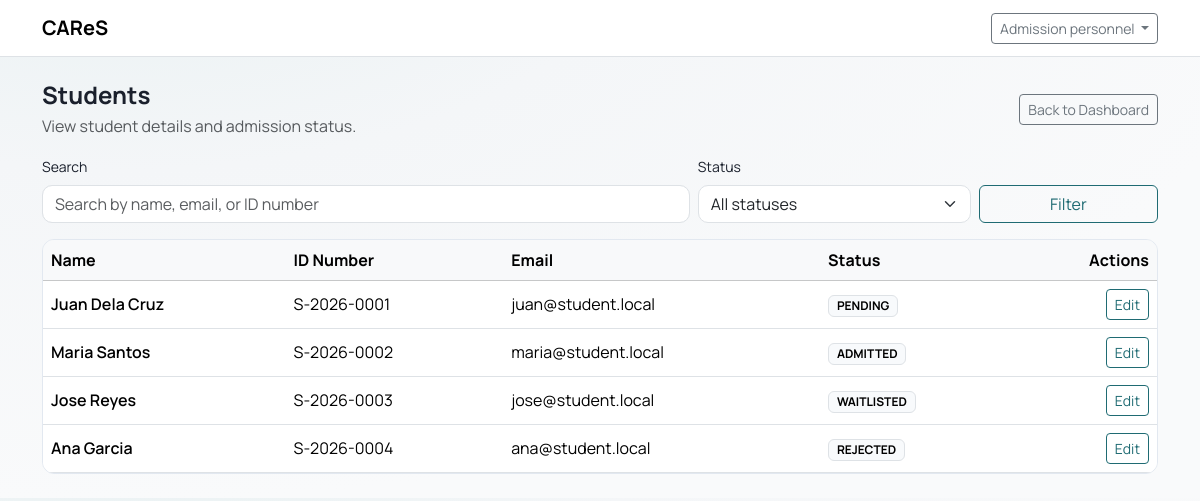
/admission/students (signed in), run on the app's committed database.
### tables this page shows
CREATE TABLE students (
    id INT UNSIGNED AUTO_INCREMENT PRIMARY KEY,
    id_number VARCHAR(50) NULL,
    name VARCHAR(150) NOT NULL,
    email VARCHAR(150) NOT NULL UNIQUE,
    status ENUM('pending', 'admitted', 'rejected', 'waitlisted') NOT NULL DEFAULT 'pending',
    is_deleted TINYINT(1) NOT NULL DEFAULT 0,
    created_by INT UNSIGNED NULL,
    updated_by INT UNSIGNED NULL,
    created_at TIMESTAMP NOT NULL DEFAULT CURRENT_TIMESTAMP,
    updated_at TIMESTAMP NULL DEFAULT NULL ON UPDATE CURRENT_TIMESTAMP,
    deleted_at DATETIME NULL,
    UNIQUE KEY uk_students_id_number (id_number),
    CHECK (status <> 'admitted' OR id_number IS NOT NULL),
    INDEX idx_students_status (status),
    INDEX idx_students_deleted (is_deleted)
);

### core/View.php (called while the page is built, shortened)
<?php
final class View
{
    public static function render(string $viewPath, array $data = []): void
    {
        require __DIR__ . '/../app/Views/layouts/main.php';
    }
}

### app/Controllers/AdmissionController.php (called while the page is built, shortened)
<?php
final class AdmissionController
{
    public static function students(): void
    {
        $q = trim((string)($_GET['q'] ?? ''));
        $status = trim((string)($_GET['status'] ?? ''));
        $params = [];
        $where = "WHERE is_deleted = 0";
        $sql = "SELECT id, id_number, name, email, status, created_at
                FROM students
                $where
                ORDER BY created_at DESC";
        $st = Database::pdo()->prepare($sql);
        $st->execute($params);
        $students = $st->fetchAll();
        View::render('admission/students', [
            'title' => 'Students',
            'students' => $students,
            'q' => $q,
            'statusFilter' => $status,
        ]);
    }
}

### core/Router.php (called while the page is built, shortened)
<?php
final class Router
{
    private array $routes = ['GET' => [], 'POST' => []];
    public function get(string $path, callable $handler): void
    {
        $this->routes['GET'][$path] = $handler;
    }
    public function post(string $path, callable $handler): void
    {
        $this->routes['POST'][$path] = $handler;
    }
    public function dispatch(string $method, string $path): void
    {
        $handler = $this->routes[$method][$path] ?? null;
        $handler();
    }
}

### public/index.php (called while the page is built, shortened)
<?php
$router = new Router();
$uri = parse_url($_SERVER['REQUEST_URI'] ?? '/', PHP_URL_PATH) ?: '/';
$path = str_starts_with($uri, BASE_PATH) ? substr($uri, strlen(BASE_PATH)) : $uri;
$path = $path === '' ? '/' : $path;
$method = $_SERVER['REQUEST_METHOD'] ?? 'GET';
$router->get('/', fn() => redirect('/login'));
$router->get('/login', [AuthController::class, 'showLogin']);
$router->post('/login', [AuthController::class, 'login']);
$router->get('/logout', [AuthController::class, 'logout']);
$router->get('/register', [AuthController::class, 'showRegister']);
$router->post('/register', [AuthController::class, 'register']);
$router->get('/verify-email', [AuthController::class, 'showVerifyEmail']);
$router->post('/verify-email', [AuthController::class, 'verifyEmail']);
$router->post('/verify-email/resend', [AuthController::class, 'resendVerifyEmail']);
$router->get('/force-password-change', [AuthController::class, 'showForcePasswordChange']);
$router->post('/force-password-change', [AuthController::class, 'forcePasswordChange']);
$router->get('/forgot-password', [AuthController::class, 'showForgotPassword']);
$router->post('/forgot-password', [AuthController::class, 'forgotPassword']);
$router->get('/reset-password', [AuthController::class, 'showResetPassword']);
$router->post('/reset-password', [AuthController::class, 'resetPassword']);
$router->get('/admin', fn() => redirect('/administrator'));
$router->get('/guidance', fn() => redirect('/admission'));
$router->get('/administrator', [AdminController::class, 'dashboard']);
$router->get('/administrator/accounts', function () {
    RoleMiddleware::requireRole('administrator');
    AccountsController::index();
});
$router->get('/administrator/accounts/create', function () {
    RoleMiddleware::requireRole('administrator');
    AccountsController::create();
});
$router->post('/administrator/accounts/create', function () {
    RoleMiddleware::requireRole('administrator');
    AccountsController::store();
});
$router->get('/administrator/accounts/edit', function () {
    RoleMiddleware::requireRole('administrator');
    AccountsController::edit();
});
$router->post('/administrator/accounts/edit', function () {
    RoleMiddleware::requireRole('administrator');
    AccountsController::update();
});
$router->post('/administrator/accounts/toggle', function () {
    RoleMiddleware::requireRole('administrator');
    AccountsController::toggleActive();
});
$router->post('/administrator/accounts/reset-password', function () {
    RoleMiddleware::requireRole('administrator');
    AccountsController::resetPassword();
});
$router->post('/administrator/accounts/verify', function () {
    RoleMiddleware::requireRole('administrator');
    AccountsController::verify();
});
$router->post('/administrator/accounts/reject', function () {
    RoleMiddleware::requireRole('administrator');
    AccountsController::reject();
});
$router->get('/administrator/matrix', [AdminController::class, 'matrix']);
$router->post('/administrator/matrix', [AdminController::class, 'saveMatrix']);
$router->get('/administrator/scores', [AdminController::class, 'scores']);
$router->get('/administrator/results', [AdminController::class, 'results']);
$router->get('/administrator/logs', [AdminController::class, 'logs']);
$router->get('/administrator/reports', [AdminController::class, 'reports']);
$router->get('/administrator/profile', [AdminController::class, 'profile']);
$router->post('/administrator/profile', [AdminController::class, 'updateProfile']);
$router->post('/administrator/profile/password', [AdminController::class, 'updatePassword']);
$router->get('/administrator/students', function () {
    RoleMiddleware::requireRole('administrator');
    AccountsController::students();
});
$router->get('/administrator/students/create', function () {
    RoleMiddleware::requireRole('administrator');
    AccountsController::createStudent();
});
$router->post('/administrator/students/create', function () {
    RoleMiddleware::requireRole('administrator');
    AccountsController::storeStudent();
});
$router->get('/administrator/students/edit', function () {
    RoleMiddleware::requireRole('administrator');
    AccountsController::editStudent();
});
$router->post('/administrator/students/edit', function () {
    RoleMiddleware::requireRole('administrator');
    AccountsController::updateStudent();
});
$router->get('/admission', [AdmissionController::class, 'dashboard']);
$router->get('/admission/encode', [AdmissionController::class, 'encode']);
$router->get('/admission/results', [AdmissionController::class, 'results']);
$router->get('/admission/storage', [AdmissionController::class, 'storage']);
$router->get('/admission/students', [AdmissionController::class, 'students']);
$router->get('/admission/students/edit', [AdmissionController::class, 'editStudent']);
$router->post('/admission/students/edit', [AdmissionController::class, 'updateStudent']);
$router->dispatch($method, $path);

### core/Helpers.php (called while the page is built, shortened)
<?php
function e(string $value): string
{
    return htmlspecialchars($value, ENT_QUOTES, 'UTF-8');
}

### core/Database.php (called while the page is built, shortened)
<?php
final class Database
{
    private static ?PDO $pdo = null;
    public static function pdo(): PDO
    {
        $dsn = sprintf(
            'mysql:host=%s;dbname=%s;charset=%s',
            DB_HOST,
            DB_NAME,
            DB_CHARSET
        );
        $options = [
            PDO::ATTR_ERRMODE            => PDO::ERRMODE_EXCEPTION,
            PDO::ATTR_DEFAULT_FETCH_MODE => PDO::FETCH_ASSOC,
            PDO::ATTR_EMULATE_PREPARES   => false,
        ];
        try {
            self::$pdo = new PDO($dsn, DB_USER, DB_PASS, $options);
            self::$pdo->exec("SET time_zone = '+08:00'");
            return self::$pdo;
        } catch (PDOException $e) {
            if (APP_DEBUG) {
                exit('DB Error: ' . e($e->getMessage()));
            }
            exit('Database connection failed.');
        }
    }
}

### app/Views/admission/students.php (the view, shortened to what this page needs)
<div class="d-flex flex-wrap align-items-center justify-content-between gap-2 mb-3">
  <div>
    <h4 class="fw-bold mb-1">Students</h4>
    <p class="text-muted mb-0">View student details and admission status.</p>
  </div>
  <a class="btn btn-outline-secondary btn-sm" href="<?= e(BASE_PATH) ?>/admission">Back to Dashboard</a>
</div>
<form class="row g-2 align-items-end mb-3" method="get" action="<?= e(BASE_PATH) ?>/admission/students">
  <div class="col-12 col-md-7">
    <label class="form-label small">Search</label>
    <input class="form-control" type="text" name="q" value="<?= e((string)($q ?? '')) ?>" placeholder="Search by name, email, or ID number">
  </div>
  <div class="col-12 col-md-3">
    <label class="form-label small">Status</label>
    <select class="form-select" name="status">
      <option value="">All statuses</option>
    </select>
  </div>
  <div class="col-12 col-md-2 d-grid">
    <button class="btn btn-outline-primary" type="submit">Filter</button>
  </div>
</form>
<?php if (!empty($students)): ?>
  <div class="d-none d-md-block">
    <div class="table-responsive">
      <table class="table table-hover align-middle mb-0">
        <thead class="table-light">
          <tr>
            <th>Name</th>
            <th>ID Number</th>
            <th>Email</th>
            <th>Status</th>
            <th class="text-end">Actions</th>
          </tr>
        </thead>
        <tbody>
          <?php foreach ($students as $s): ?>
            <tr>
              <td class="fw-semibold"><?= e($s['name']) ?></td>
              <td><?= e((string)($s['id_number'] ?? 'Not set')) ?></td>
              <td><?= e($s['email']) ?></td>
              <td><span class="badge text-bg-light border text-uppercase"><?= e((string)($s['status'] ?? 'pending')) ?></span></td>
              <td class="text-end">
                <a class="btn btn-outline-primary btn-sm" href="<?= e(BASE_PATH) ?>/admission/students/edit?id=<?= (int)$s['id'] ?>">Edit</a>
              </td>
            </tr>
          <?php endforeach; ?>
        </tbody>
      </table>
    </div>
  </div>
<?php else: ?>
  <div class="card shadow-sm">
    <div class="card-body text-muted">No students found.</div>
  </div>
<?php endif; ?>

### public/assets/app.css (style rules this page uses)
:root { --cares-primary: #1f6b73; --cares-primary-600: #17555b; --cares-accent: #f0b56a; --cares-bg: #f4f6f8; --cares-ink: #1a202c; --cares-muted: #5b6673; --cares-border: #e2e8f0; --cares-card: #ffffff; }
body.app-body { font-family: "Manrope", "Segoe UI", system-ui, -apple-system, sans-serif; background: radial-gradient(1200px 600px at 10% -20%, #e8f1f2 0%, #f4f6f8 45%, #f9fafb 100%); color: var(--cares-ink); }
a { color: var(--cares-primary); }
.btn-outline-primary { color: var(--cares-primary); border-color: var(--cares-primary); }
.badge.text-bg-light { background-color: #f8fafc !important; }
.table thead th { white-space: nowrap; }
.table-responsive { border-radius: 12px; border: 1px solid var(--cares-border); }
.form-control, .form-select { border-radius: 10px; }

### data on the page
students: name "Juan Dela Cruz", id_number "S-2026-0001", email "juan@student.local", status "PENDING"
students: name "Maria Santos", id_number "S-2026-0002", email "maria@student.local", status "ADMITTED"
students: name "Jose Reyes", id_number "S-2026-0003", email "jose@student.local", status "WAITLISTED"
students: name "Ana Garcia", id_number "S-2026-0004", email "ana@student.local", status "REJECTED"

### other printed values
APP_NAME "CAReS"
$_SESSION['name'] "Admission personnel"
